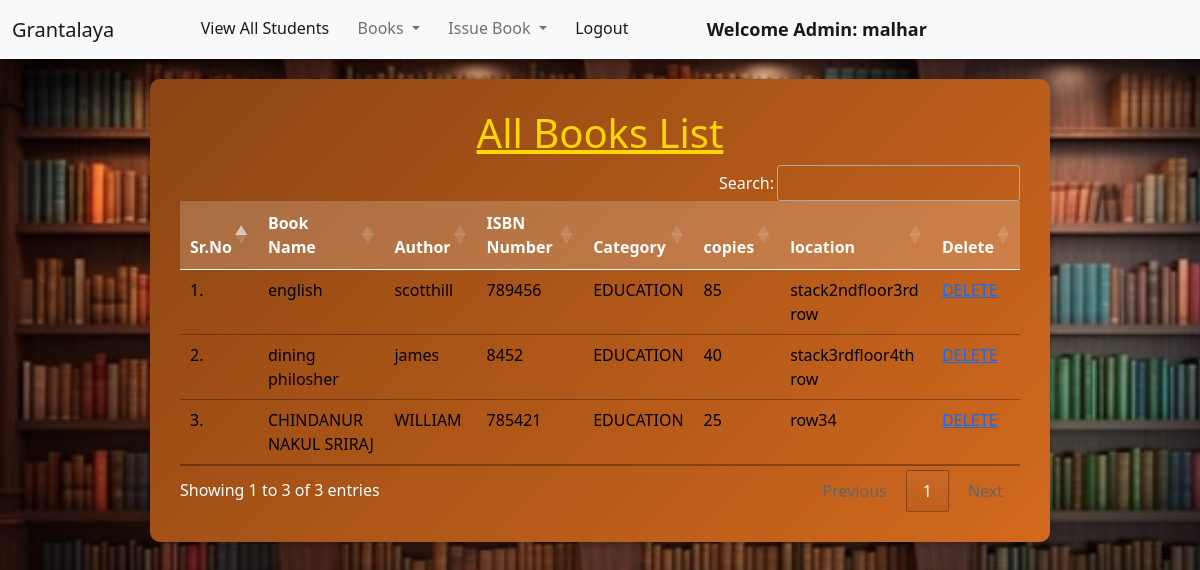
Page /view_books/ (signed in) on the committed database.
### library/models.py (models this page shows, shortened)
class Book(models.Model):
    name = models.CharField(max_length=200)
    author = models.CharField(max_length=200)
    isbn = models.PositiveIntegerField()
    category = models.CharField(max_length=50)
    copies = models.IntegerField(null=True, blank=True)
    location=models.CharField(max_length=200)

### library/views.py (the view)
# urls.py: path("view_books/", views.view_books, name="view_books"),
@login_required(login_url = '/admin_login')
def view_books(request):
    books = Book.objects.all()
    return render(request, "view_books.html", {'books':books})

### library/templates/view_books.html (shortened to what this page needs)
{% extends 'admin_navbar.html' %}
{% load static %}
{% block body %}
<div class="table-container">
    <h1 class="text-center"><u>All Books List</u></h1>
    <table class="table table-hover" id="example">
        <thead>
            <tr>
                <th>Sr.No</th>
                <th>Book Name</th>
                <th>Author</th>
                <th>ISBN Number</th>
                <th>Category</th>
                <th>copies</th>
                <th>location</th>
                 <th>Delete</th>
            </tr>
        </thead>
        <tbody>
            {% for book in books %}
            <tr>
                <td>{{forloop.counter}}.</td>
                <td>{{book.name}}</td>
                <td>{{book.author}}</td>
                <td>{{book.isbn}}</td>
                <td>{{book.category}}</td>
                <td>{{book.copies}}</td>
                  <td>{{book.location}}</td>
                <td>
                      <a href="{% url 'delete_book' book.id %}">DELETE</a>
                </td>
            </tr>
            {% endfor %}
        </tbody>
    </table>
</div>
{% endblock %}

### library/templates/admin_navbar.html (shortened to what this page needs)
<!doctype html>
<html lang="en">
  <head>
    <link href="https://cdn.jsdelivr.net/npm/bootstrap@5.1.0/dist/css/bootstrap.min.css" rel="stylesheet">
    <link rel="stylesheet" href="https://cdn.datatables.net/1.10.25/css/jquery.dataTables.min.css">
    <link rel="stylesheet" href="https://cdn.datatables.net/buttons/1.7.1/css/buttons.dataTables.min.css">
  </head>
  <body>
    <nav class="navbar navbar-expand-lg navbar-light bg-light">
        <div class="container-fluid">
          <a class="navbar-brand" href="#">Grantalaya </a>
          <div class="collapse navbar-collapse" id="navbarSupportedContent">
            <ul class="navbar-nav me-auto mb-2 mb-lg-0">
              <li class="nav-item">
                <a class="nav-link active" aria-current="page" href="/view_students/">View All Students</a>
              </li>
              <li class="nav-item dropdown">
                <a class="nav-link dropdown-toggle" href="#" id="navbarDropdown" role="button" data-bs-toggle="dropdown" aria-expanded="false">
                  Books
                </a>
              </li>
              <li class="nav-item dropdown">
                <a class="nav-link dropdown-toggle" href="#" id="navbarDropdown" role="button" data-bs-toggle="dropdown" aria-expanded="false">
                  Issue Book
                </a>
              </li>
              <li class="nav-item">
                <a class="nav-link active" aria-current="page" href="/logout/">Logout</a>
              </li>
              <li class="nav-item">
                <a style="font-weight:600; font-family:'Segoe UI', Tahoma, Geneva, Verdana, sans-serif; font-size: large;" class="nav-link active" href="#">Welcome Admin: {{request.user}}</a>
              </li>
            </ul>
          </div>
        </div>
      </nav>
      {% block body %}
      {% endblock %}
  </body>
</html>

### rows in the picture
Book: name "english", author "scotthill", isbn "789456", category "EDUCATION", copies "85", location "stack2ndfloor3rd row"
Book: name "dining philosher", author "james", isbn "8452", category "EDUCATION", copies "40", location "stack3rdfloor4th row"
Book: name "CHINDANUR NAKUL SRIRAJ", author "WILLIAM", isbn "785421", category "EDUCATION", copies "25", location "row34"

### other values in the picture
{{ request.user }} "malhar"
